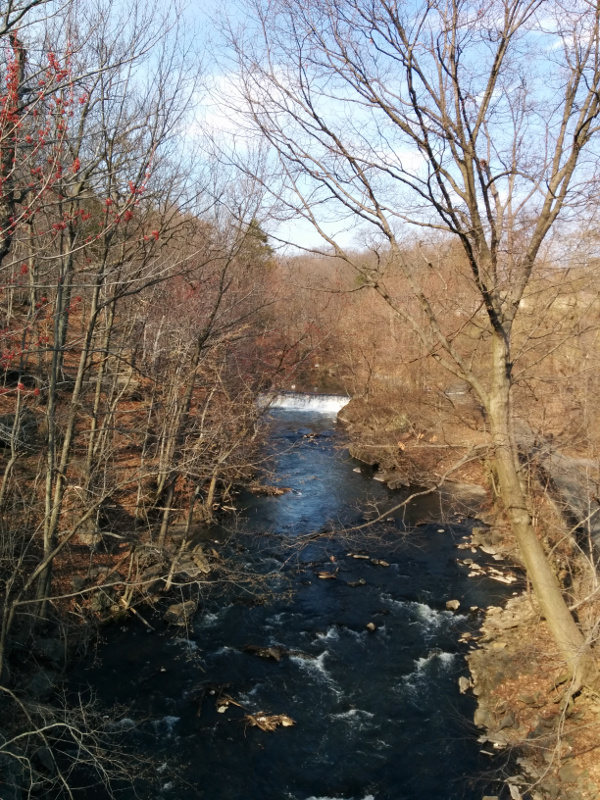
#> input picture Section 13/tree.jpg, 600 x 800 px
$ jupyter execute --allow-errors 'Section 13.ipynb'   (older library calls are emulated)
#> lines starting #> are read from the running program, lines starting #| are printed output that depends on the picture
# K-means

#### Selecting K with the elbow method

[cell 1]
import numpy as np
import matplotlib.pyplot as plt

c1x = np.random.uniform(0.5, 1.5, (1, 10))
c1y = np.random.uniform(0.5, 1.5, (1, 10))
c2x = np.random.uniform(3.5, 4.5, (1, 10))
c2y = np.random.uniform(3.5, 4.5, (1, 10))
x = np.hstack((c1x, c2x))
y = np.hstack((c1y, c2y))
plt.scatter(x, y)
plt.xticks(np.arange(0, 6, 1))
plt.yticks(np.arange(0, 6, 1))
plt.title('Instances')
plt.show()
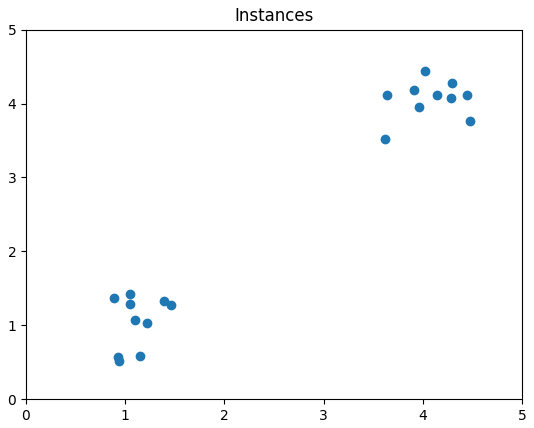
#> figure drawn by matplotlib, 1 panel

[cell 2]
from sklearn.cluster import KMeans
from scipy.spatial.distance import cdist

c1x = np.random.uniform(0.5, 1.5, (1, 10))
c1y = np.random.uniform(0.5, 1.5, (1, 10))
c2x = np.random.uniform(3.5, 4.5, (1, 10))
c2y = np.random.uniform(3.5, 4.5, (1, 10))
x = np.hstack((c1x, c2x))
y = np.hstack((c1y, c2y))
X = np.vstack((x, y)).T

K = range(1, 10)
meanDispersions = []
for k in K:
    kmeans = KMeans(n_clusters=k)
    kmeans.fit(X)
    meanDispersions.append(sum(np.min(cdist(X,kmeans.cluster_centers_,'euclidean'),axis=1))/X.shape[0])
plt.plot(K, meanDispersions, 'bx-')
plt.xlabel('k')
plt.ylabel('Average Dispersion')
plt.title('Selecting k with the Elbow Method')
plt.show()
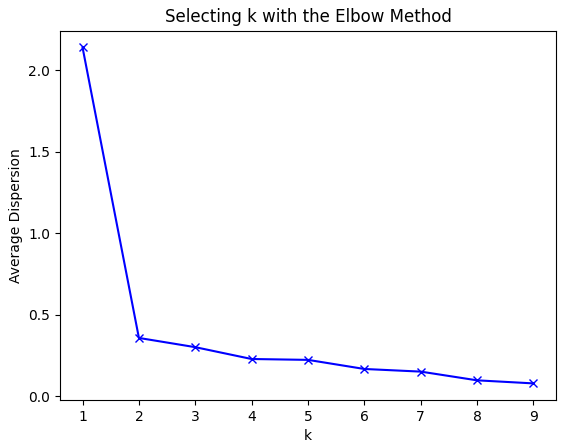
#> figure drawn by matplotlib, 1 panel

[cell 3]
import numpy as np
import matplotlib.pyplot as plt

c1x = np.random.uniform(0.5, 1.5, (1, 10))
c1y = np.random.uniform(0.5, 1.5, (1, 10))
c2x = np.random.uniform(3.5, 4.5, (1, 10))
c2y = np.random.uniform(3.5, 4.5, (1, 10))
c3x = np.random.uniform(2.0, 3.0, (1, 10))
c3y = np.random.uniform(2.0, 3.0, (1, 10))
x = np.hstack((c1x, c2x, c3x))
y = np.hstack((c1y, c2y, c3y))
plt.scatter(x, y)
plt.xticks(np.arange(0, 6, 1))
plt.yticks(np.arange(0, 6, 1))
plt.title('Instances')
plt.show()

[cell 4]
import numpy as np
from sklearn.cluster import KMeans
from scipy.spatial.distance import cdist
import matplotlib.pyplot as plt

c1x = np.random.uniform(0.5, 1.5, (1, 10))
c1y = np.random.uniform(0.5, 1.5, (1, 10))
c2x = np.random.uniform(3.5, 4.5, (1, 10))
c2y = np.random.uniform(3.5, 4.5, (1, 10))
c3x = np.random.uniform(2.0, 3.0, (1, 10))
c3y = np.random.uniform(2.0, 3.0, (1, 10))
x = np.hstack((c1x, c2x, c3x))
y = np.hstack((c1y, c2y, c3y))
X = np.vstack((x, y)).T

K = range(1, 10)
meanDispersions = []
for k in K:
    kmeans = KMeans(n_clusters=k)
    kmeans.fit(X)
    meanDispersions.append(sum(np.min(cdist(X,kmeans.cluster_centers_,'euclidean'),axis=1))/X.shape[0])
plt.plot(K, meanDispersions, 'bx-')
plt.xlabel('k')
plt.ylabel('Average Dispersion')
plt.title('Selecting k with the Elbow Method')
plt.show()
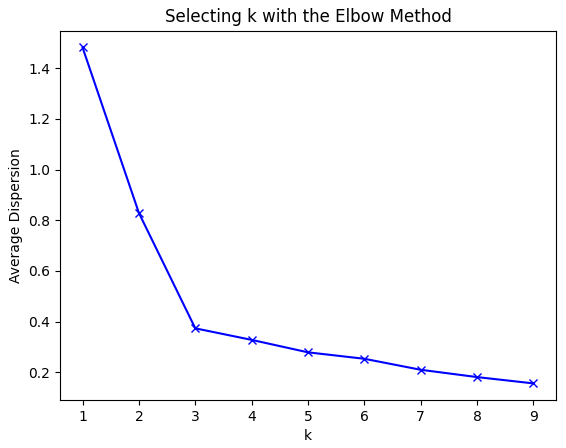
#> figure drawn by matplotlib, 1 panel

# Evaluating clusters

[cell 5]
import numpy as np
from sklearn.cluster import KMeans
from sklearn import metrics
import matplotlib.pyplot as plt

fig = plt.figure(figsize=(7,7))
plt.subplot(3, 2, 1)
x1 = np.array([1, 2, 3, 1, 5, 6, 5, 5, 6, 7, 8, 9, 7, 9])
x2 = np.array([1, 3, 2, 2, 8, 6, 7, 6, 7, 1, 2, 1, 1, 3])
X = np.array(list(zip(x1, x2))).reshape(len(x1), 2)

plt.xlim([0, 10])
plt.ylim([0, 10])
plt.title('Instances')
plt.scatter(x1, x2)
colors = ['b', 'g', 'r', 'c', 'm', 'y', 'k', 'b']
markers = ['o', 's', 'D', 'v', '^', 'p', '*', '+']
tests = [2, 3, 4, 5, 8]
subplot_counter = 1
for t in tests:
    subplot_counter += 1
    plt.subplot(3, 2, subplot_counter)
    kmeans_model = KMeans(n_clusters=t).fit(X)
    for i, l in enumerate(kmeans_model.labels_):
        plt.plot(x1[i], x2[i], color=colors[l], marker=markers[l], ls='None')
    plt.xlim([0, 10])
    plt.ylim([0, 10])
    plt.xticks(np.arange(0, 12, 2))
    plt.yticks(np.arange(0, 12, 2))
    plt.title('K = %s, Silhouette Coefficient = %.03f' % (
        t, metrics.silhouette_score(X, kmeans_model.labels_, metric='euclidean')))
    plt.tight_layout()
plt.show()
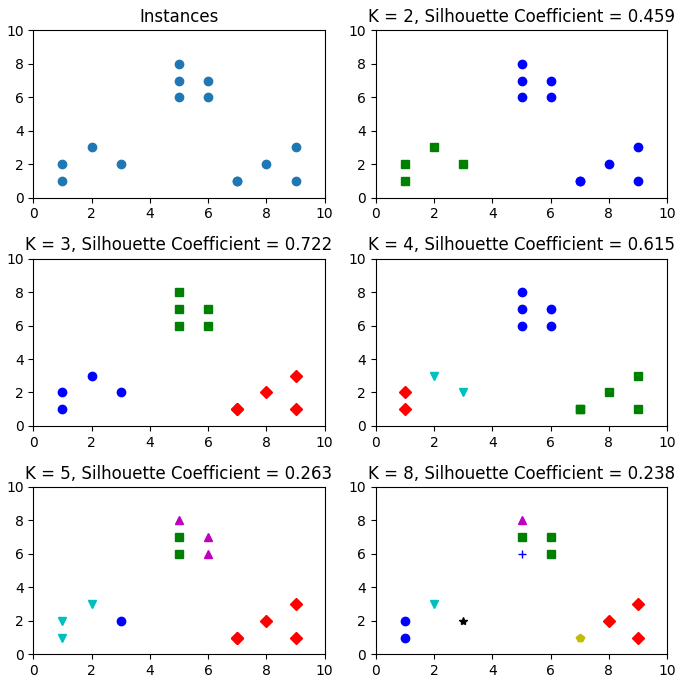
#> figure drawn by matplotlib, 6 panels

# Image quantization

[cell 6]
import numpy as np
import matplotlib.pyplot as plt
from sklearn.cluster import KMeans
from sklearn.utils import shuffle
from PIL import Image

# First we read and flatten the image.
original_img = np.array(Image.open('tree.jpg'), dtype=np.float64) / 255
original_dimensions = tuple(original_img.shape)
#> original_dimensions = (800, 600, 3)
width, height, depth = tuple(original_img.shape)
#> width = 800; height = 600; depth = 3
image_flattened = np.reshape(original_img, (width * height, depth))

[cell 7]
image_array_sample = shuffle(image_flattened, random_state=0)[:1000]
#> image_array_sample = 1000 rows, first 8: [0.502, 0.412, 0.286], [0.725, 0.769, 0.839], [0.0431, 0.0941, 0.118], [0.741, 0.725, 0.682], [0.412, 0.294, 0.145], [0.302, 0.243, 0.153], [0.702, 0.557, 0.443], [0.345, 0.271, 0.216]
estimator = KMeans(n_clusters=64, random_state=0)
estimator.fit(image_array_sample)

[cell 8]
cluster_assignments = estimator.predict(image_flattened)

[cell 9]
compressed_palette = estimator.cluster_centers_
compressed_img = np.zeros((width, height, compressed_palette.shape[1]))
label_idx = 0
for i in range(width):
    for j in range(height):
        compressed_img[i][j] = compressed_palette[cluster_assignments[label_idx]]
        label_idx += 1
#> after the loop, label_idx = 480000

plt.subplot(121)
plt.title('Original Image', fontsize=24)
plt.imshow(original_img)
plt.axis('off')
plt.subplot(122)
plt.title('Compressed Image', fontsize=24)
plt.imshow(compressed_img)
plt.axis('off')
plt.tight_layout()
plt.show()

# Clustering to learn features

[cell 10]
import numpy as np
import mahotas as mh
from mahotas.features import surf
from sklearn.linear_model import LogisticRegression
from sklearn.metrics import *
from sklearn.cluster import MiniBatchKMeans
import glob
import os

[cell 11]
all_instance_filenames = []
all_instance_targets = []

for f in glob.glob('cats-and-dogs-img/*.jpg'):
    target = 1 if 'cat' in os.path.split(f)[1] else 0
    all_instance_filenames.append(f)
    all_instance_targets.append(target)
#> pass 2 of the loop `for f in glob.glob('cats-and-dogs-img/*.jpg'):`:
#> pass 3 of the loop `for f in glob.glob('cats-and-dogs-img/*.jpg'):`:

surf_features = []
for f in all_instance_filenames:
    image = mh.imread(f, as_grey=True)
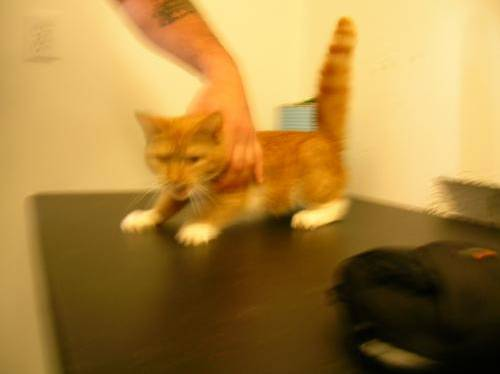
#> input picture Section 13/cats-and-dogs-img/cat.0.jpg, 500 x 374 px
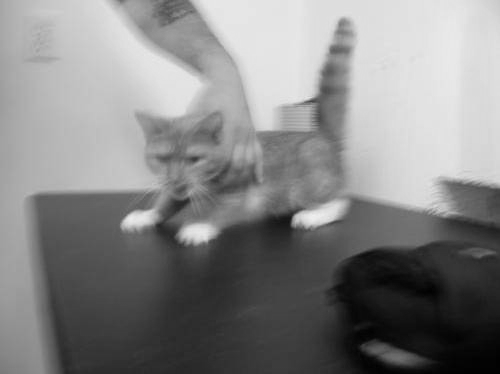
#> image: shape (374, 500) float32; min 0.299, max 240.7, mean 133.4
    surf_features.append(surf.surf(image)[:, 5:])
#> (this line was passed over: mahotas is not available in this run)
#> pass 2 of the loop `for f in all_instance_filenames:`:
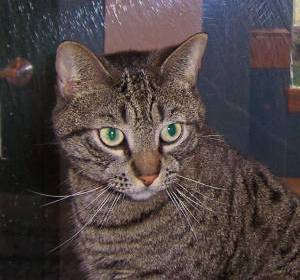
#> input picture Section 13/cats-and-dogs-img/cat.1.jpg, 300 x 280 px
#> `image = mh.imread(f, as_grey=True)`:
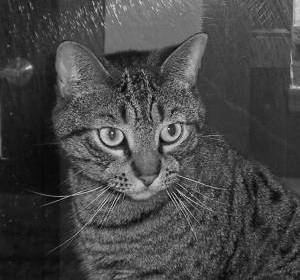
#> image: shape (280, 300) float32; min 0.299, max 237, mean 71.4
#> pass 3 of the loop `for f in all_instance_filenames:`:
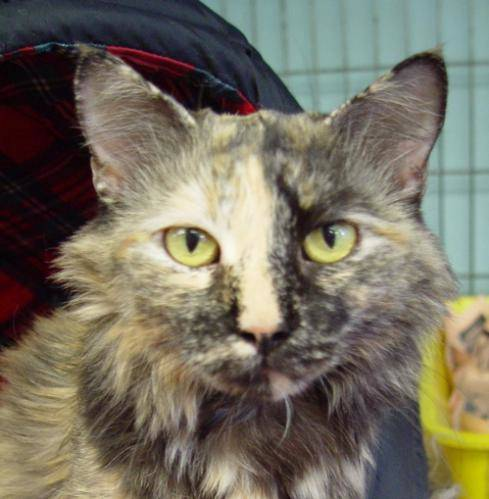
#> input picture Section 13/cats-and-dogs-img/cat.10.jpg, 489 x 499 px
#> `image = mh.imread(f, as_grey=True)`:
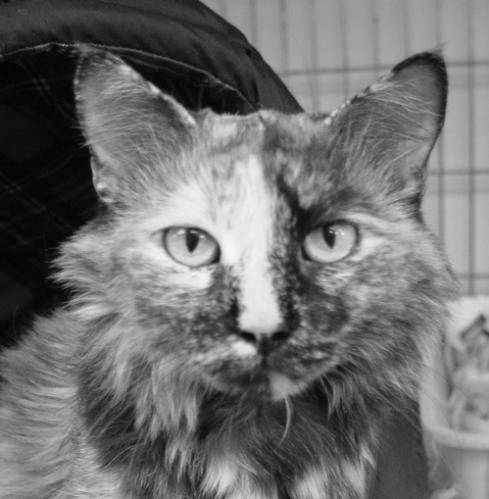
#> image: shape (499, 489) float32; min 1.51, max 249.1, mean 111.9

train_len = int(len(all_instance_filenames) * .60)
#> (the rest of this cell did not finish here and is left out)

[cell 12]
n_clusters = 300
estimator = MiniBatchKMeans(n_clusters=n_clusters)
#> (the rest of this cell did not finish here and is left out)

[cell 13]
X_train = []
#> (the rest of this cell did not finish here and is left out)

[cell 14]
X_train = []
for instance in surf_features[:train_len]:
    clusters = estimator.predict(instance)
    features = np.bincount(clusters)
    if len(features) < n_clusters:
        features = np.append(features, np.zeros((1, n_clusters-len(features))))
    X_train.append(features)
#> this loop made 0 passes
#> after the loop, X_train = []

X_test = []
for instance in surf_features[train_len:]:
    clusters = estimator.predict(instance)
    features = np.bincount(clusters)
    if len(features) < n_clusters:
        features = np.append(features, np.zeros((1, n_clusters-len(features))))
    X_test.append(features)
#> after the loop, X_test = []
